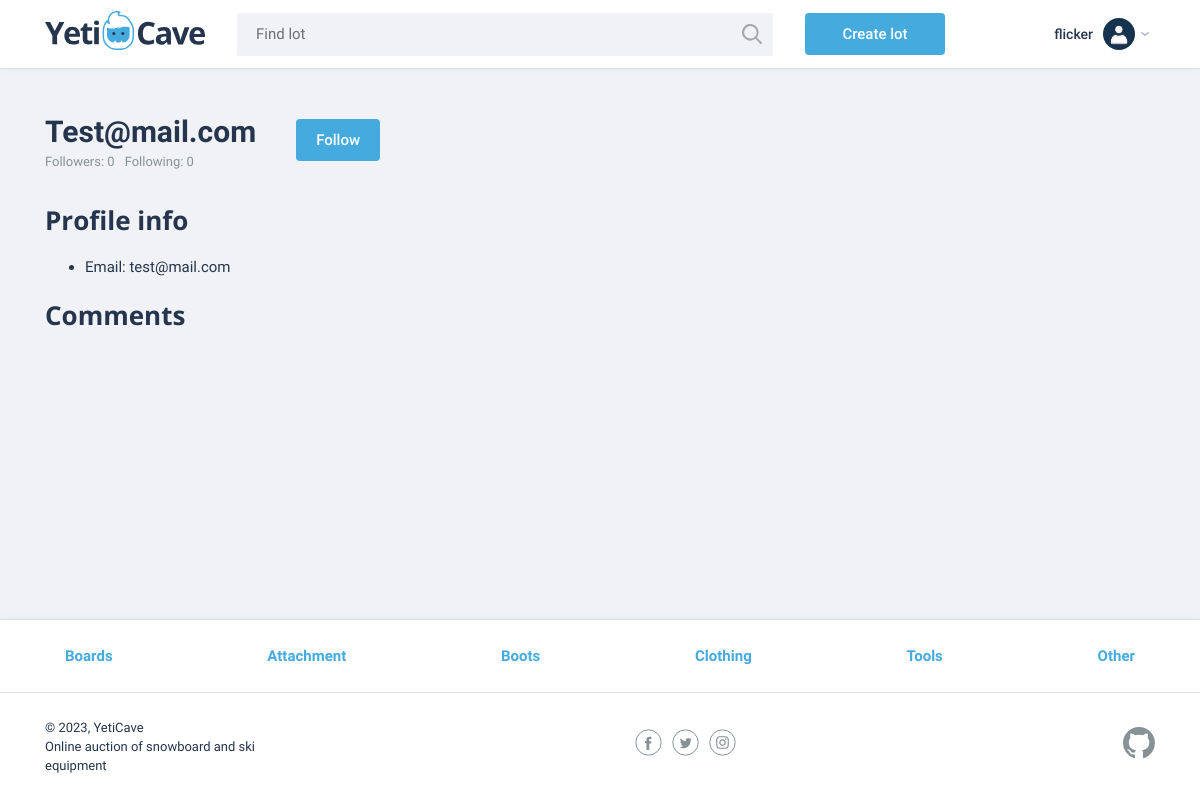
The page /profile/test@mail.com/ (signed in) on the database as committed earlier.
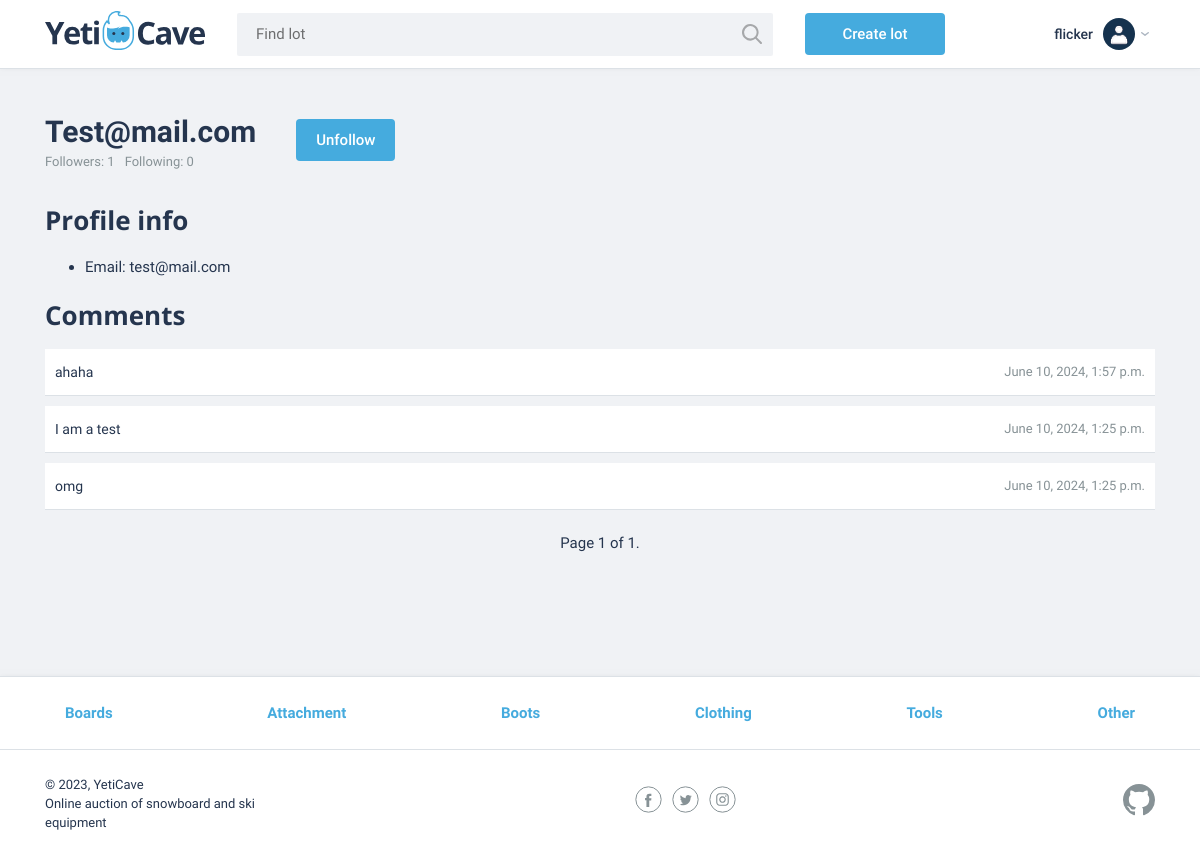
The same page on the database as committed later.
### yeticave/users/models.py (models this page shows, shortened)
class User(AbstractUser):
    first_name = None
    last_name = None
    email = models.EmailField("Email Address", unique=True)
    USERNAME_FIELD = "email"
    REQUIRED_FIELDS = []
    objects: UserManager = UserManager()
    comments: "CommentManager"
    bids: "BidManager"
    following: "FollowManager"
    followers: "FollowManager"

### yeticave/categories/models.py (models this page shows, shortened)
class Category(models.Model):
    name = models.CharField(max_length=64, choices=CATEGORIES)
    objects: CategoryManager = CategoryManager()

### yeticave/lots/models/Comment.py (models this page shows, shortened)
class Comment(models.Model):
    text = models.TextField("Comment")
    created_at = models.DateTimeField(auto_now_add=True)
    lot = models.ForeignKey(Lot, on_delete=models.CASCADE)
    author = models.ForeignKey(User, on_delete=models.CASCADE, related_name="comments")
    objects: CommentManager = CommentManager()

### yeticave/users/views/profile.py (the view)
# urls.py: path("profile/<str:username>/", profile, name="profile"),
@require_http_methods(["GET"])
def profile(request: HttpRequest, username: str) -> HttpResponse:
    TEMPLATE = "users/profile.html"
    COMMENTS_PER_PAGE = 5
    DEFAULT_PAGE = 1
    profile_user = get_object_or_404(User, username=username)
    is_followed = False
    if auth_user := get_authenticated_user(request):
        is_followed = Follow.objects.is_followed(auth_user, profile_user)
    comments = profile_user.comments.get_all_recent()
    paginator = Paginator(comments, COMMENTS_PER_PAGE)
    page_number = request.GET.get("page", DEFAULT_PAGE)
    page = paginator.get_page(page_number)
    context = {
        "page": page,
        "profile_user": profile_user,
        "is_followed": is_followed,
    }
    return render(request, TEMPLATE, context)

### yeticave/categories/context_processors.py (called while the page is built)
def categories(request):
    categories = Category.objects.all()
    return {"categories": categories}

### yeticave/categories/managers.py (called while the page is built)
    def get_queryset(self) -> CategoryQuerySet:
        return CategoryQuerySet(self.model, using=self._db)

### yeticave/core/context_processors.py (called while the page is built)
def custom_message_levels(request):
    return {
        "NOTIFICATION_LEVEL": settings.NOTIFICATION_LEVEL,
    }

### yeticave/core/utils/get_authenticated_user.py (called while the page is built)
def get_authenticated_user(request: HttpRequest) -> Optional["User"]:
    if request.user.is_authenticated:
        return cast("User", request.user)
    return None

### yeticave/followers/managers.py (called while the page is built)
    def get_total_count(self) -> int:
        return self.all().count()

    def is_following(self, follower: "User", following: "User") -> bool:
        return self.filter(follower=follower, following=following).exists()

    def get_queryset(self) -> FollowQuerySet:
        return FollowQuerySet(self.model, using=self._db)

    def get_total_count(self) -> int:
        return self.get_queryset().get_total_count()

    def is_followed(self, follower: "User", following: "User") -> bool:
        return self.get_queryset().is_following(follower, following)

### yeticave/lots/managers/CommentManager.py (called while the page is built)
    def get_all_recent(self):
        return self.all().order_by("-created_at")

### yeticave/users/templates/users/profile.html
{% extends "base.html" %}
{% block content %}
    <main class="container">
        <section class="profile">
            <div class="profile__header">
                <div class="header__left">
                    <h1 class="profile__title">{{ profile_user.username|capfirst }}</h1>
                    <small class="profile__follower-wrapper">
                        <span>Followers: {{ profile_user.followers.get_total_count }}</span>
                        <span>Following: {{ profile_user.following.get_total_count }}</span>
                    </small>
                </div>
                <div class="header__right">
                    {% if user.is_authenticated and profile_user != user %}
                        {% include "followers/following_form.html" %}
                    {% endif %}
                </div>
            </div>
            <div class="profile__info">
                <h2>Profile info</h2>
                <ul class="profile__info-list">
                    <li class="profile__info-item">Email: {{ profile_user.email }}</li>
                </ul>
            </div>
            {% include "lots/comments.html" with comments=page author=False %}
        </section>
    </main>
{% endblock content %}

### yeticave/lots/templates/lots/comments.html (shortened to what this page needs)
<div class="comments">
    <h2>Comments</h2>
    <div class="comments__list">
        {% for comment in comments %}
            <div class="comments__item">
                <div class="comments__description">
                    <p class="comments__text">{{ comment.text }}</p>
                    <small class="comments__date">{{ comment.created_at }}</small>
                </div>
            </div>
        {% endfor %}
        {% if page %}
            {% include "pagination.html" %}
        {% endif %}
    </div>
</div>

### templates/footer.html (shortened to what this page needs)
<footer class="main-footer">
    <nav class="nav">
        <ul class="nav__list container">
            {% for category in categories %}
                <li class="nav__item">
                    <a href="{% url "categories:category" category.id %}">
                        {{ category.name }}
                    </a>
                </li>
            {% endfor %}
        </ul>
    </nav>
    <div class="main-footer__bottom container">
        <div class="main-footer__copyright">
            <p>© 2023, YetiCave</p>
            <p>Online auction of snowboard and ski equipment</p>
        </div>
        <div class="main-footer__social">
            <a href="#" class="social-link">
                <svg width="27" height="27" class="social-link__item">
                    <use xlink:href="#facebook"></use>
                </svg>
            </a>
            <a href="#" class="social-link">
                <svg width="27" height="27" class="social-link__item">
                    <use xlink:href="#twitter"></use>
                </svg>
            </a>
            <a href="#" class="social-link">
                <svg width="27" height="27" class="social-link__item">
                    <use xlink:href="#instagram"></use>
                </svg>
            </a>
        </div>
        <div class="main-footer__developed-by">
            <a href="https://github.com/vFlicker" class="social-link">
                <svg width="32" height="32" class="social-link__item">
                    <use xlink:href="#github"></use>
                </svg>
            </a>
        </div>
    </div>
</footer>

Rows that differ between the two databases and show on the page:
changed User "Test@mail.com": followers.get_total_count "0" → "1"
added Comment: text "ahaha", created_at "June 10, 2024, 1:57 p.m."
added Comment: text "I am a test", created_at "June 10, 2024, 1:25 p.m."
added Comment: text "omg", created_at "June 10, 2024, 1:25 p.m."
Other text that changed with them:
{{ page.number }}: (not shown) → "1"
{{ page.paginator.num_pages }}: (not shown) → "1"
text no longer shown: "Follow"
text now shown: "Unfollow Page of ."
